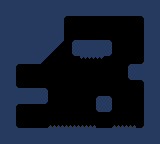

A 2D game scene composited from a Tiled map and its tileset images. What follows is a short description and the map's XML, with every tile layer's data as written:
An orthogonal 20x18 tile map with 8x8 px tiles, 2 tile layers (ground, snow) and 14 objects (2x death, spawn).

<map version="1.10" tiledversion="1.10.2" orientation="orthogonal" renderorder="right-down" width="20" height="18" tilewidth="8" tileheight="8" infinite="0" nextlayerid="7" nextobjectid="19">
 <editorsettings>
  <export target="level_2.lua" format="lua" />
 </editorsettings>
 <tileset firstgid="1" name="spritesheet" tilewidth="8" tileheight="8" tilecount="144" columns="12">
  <image source="../spritesheet.png" width="96" height="96" />
 </tileset>
 <layer id="1" name="ground" width="20" height="18">
  <data encoding="csv">
1,1,1,1,1,1,1,1,1,1,1,1,1,1,1,1,1,1,1,1,
1,1,1,1,1,1,1,1,1,1,1,1,1,1,1,1,1,1,1,1,
1,1,1,1,1,1,1,1,15,0,0,0,0,0,0,0,0,17,1,1,
1,1,1,1,1,1,1,1,0,0,0,0,0,0,0,0,0,0,1,1,
1,1,1,1,1,1,1,1,0,0,0,0,0,0,0,0,0,0,1,1,
1,1,1,1,1,1,1,14,0,3,1,1,1,4,0,0,0,0,1,1,
1,1,1,1,1,1,14,0,0,5,1,1,1,6,0,0,0,0,1,1,
1,1,1,1,1,14,0,0,0,0,43,43,43,0,0,0,0,18,1,1,
1,1,15,0,0,0,0,0,0,0,0,0,0,0,0,0,3,1,1,1,
1,1,0,0,0,0,0,0,0,0,0,0,0,0,0,0,5,1,1,1,
1,1,16,0,0,0,0,0,0,0,0,0,0,0,0,0,0,17,1,1,
1,1,1,1,1,4,0,0,0,0,0,0,0,0,0,0,0,0,1,1,
1,1,1,1,1,6,0,0,0,0,0,0,3,4,0,0,0,0,1,1,
1,1,15,0,0,0,0,0,0,0,0,0,5,6,0,0,0,0,1,1,
1,1,0,0,0,0,0,0,0,0,0,0,0,0,0,0,0,0,1,1,
1,1,16,0,0,0,19,19,19,19,19,19,0,0,19,19,19,18,1,1,
1,1,1,1,1,1,1,1,1,1,1,1,1,1,1,1,1,1,1,1,
1,1,1,1,1,1,1,1,1,1,1,1,1,1,1,1,1,1,1,1
</data>
 </layer>
 <layer id="6" name="snow" width="20" height="18">
  <data encoding="csv">
0,0,0,0,0,0,0,0,0,0,0,0,0,0,0,0,0,0,0,0,
0,0,0,0,0,0,0,0,0,0,0,0,0,0,0,0,0,0,0,0,
0,0,0,0,0,0,0,0,0,0,0,0,0,0,0,0,0,0,0,0,
0,0,0,0,0,0,0,0,0,0,0,0,0,0,0,0,0,0,0,0,
0,0,0,0,0,0,0,0,0,0,0,0,0,0,0,0,0,0,0,0,
0,0,0,0,0,0,0,0,0,0,0,0,0,0,0,0,0,0,0,0,
0,0,0,0,0,0,0,0,0,0,0,0,0,0,0,0,0,0,0,0,
0,0,0,0,0,0,0,0,0,0,0,0,0,0,0,0,0,0,0,0,
0,0,0,0,0,0,0,0,0,0,0,0,0,0,0,0,0,0,0,0,
0,0,0,0,0,0,0,0,0,0,0,0,0,0,0,0,0,0,0,0,
0,0,0,0,0,0,0,0,0,0,0,0,0,0,0,0,0,0,0,0,
0,0,0,0,0,0,0,0,0,0,0,0,0,0,0,0,0,0,0,0,
0,0,0,0,0,0,0,0,0,0,0,0,0,0,0,0,0,0,0,0,
0,0,0,0,0,0,0,0,0,0,0,0,0,0,0,0,0,0,0,0,
0,0,0,0,0,0,0,0,0,0,0,0,0,0,0,0,0,0,0,0,
0,0,0,0,0,0,0,0,0,0,0,0,0,0,0,0,0,0,0,0,
0,0,0,0,0,0,0,0,0,0,0,0,0,0,0,0,0,0,0,0,
0,0,0,0,0,0,0,0,0,0,0,0,0,0,0,0,0,0,0,0
</data>
 </layer>
 <objectgroup color="#ff0000" id="3" name="solid" tintcolor="#ff0000">
  <object id="1" x="16.1101" y="128.5" width="134.776" height="7.75623">
   <properties>
    <property name="collidable" type="bool" value="true" />
   </properties>
  </object>
  <object id="10" x="20.4619" y="7.95471" width="134.776" height="7.75623">
   <properties>
    <property name="collidable" type="bool" value="true" />
   </properties>
  </object>
  <object id="3" x="144.461" y="-6.06782" width="15.8697" height="149.595">
   <properties>
    <property name="collidable" type="bool" value="true" />
   </properties>
  </object>
  <object id="4" x="0.296519" y="44.5751" width="15.8697" height="89.1503">
   <properties>
    <property name="collidable" type="bool" value="true" />
   </properties>
  </object>
  <object id="9" x="53.2233" y="28.6392" width="15.8697" height="33.422" rotation="44.9995">
   <properties>
    <property name="collidable" type="bool" value="true" />
   </properties>
  </object>
  <object id="5" x="96.7504" y="96.2358" width="14.6726" height="15.4964">
   <properties>
    <property name="collidable" type="bool" value="true" />
   </properties>
  </object>
  <object id="18" x="128.83" y="63.9586" width="18.0389" height="15.4964">
   <properties>
    <property name="collidable" type="bool" value="true" />
   </properties>
  </object>
  <object id="13" x="14.5789" y="88.2837" width="32.8197" height="15.4964">
   <properties>
    <property name="collidable" type="bool" value="true" />
   </properties>
  </object>
  <object id="16" x="7.8462" y="48.4818" width="32.8197" height="15.4964">
   <properties>
    <property name="collidable" type="bool" value="true" />
   </properties>
  </object>
  <object id="17" x="54.9749" y="14.0263" width="8.46323" height="26.3875">
   <properties>
    <property name="collidable" type="bool" value="true" />
   </properties>
  </object>
  <object id="15" x="72.0046" y="40.1649" width="39.5523" height="15.4964">
   <properties>
    <property name="collidable" type="bool" value="true" />
   </properties>
  </object>
 </objectgroup>
 <objectgroup id="4" name="level">
  <object id="7" name="spawn" x="28.033" y="81.6638" width="1.63354" height="1.71076" />
 </objectgroup>
 <objectgroup color="#00ff00" id="5" name="death">
  <object id="12" name="death" x="48.0652" y="124.694" width="88.1949" height="3.85525">
   <properties>
    <property name="collidable" type="bool" value="false" />
   </properties>
  </object>
  <object id="14" name="death" x="79.3523" y="54.595" width="24.6305" height="5.63743">
   <properties>
    <property name="collidable" type="bool" value="false" />
   </properties>
  </object>
 </objectgroup>
</map>